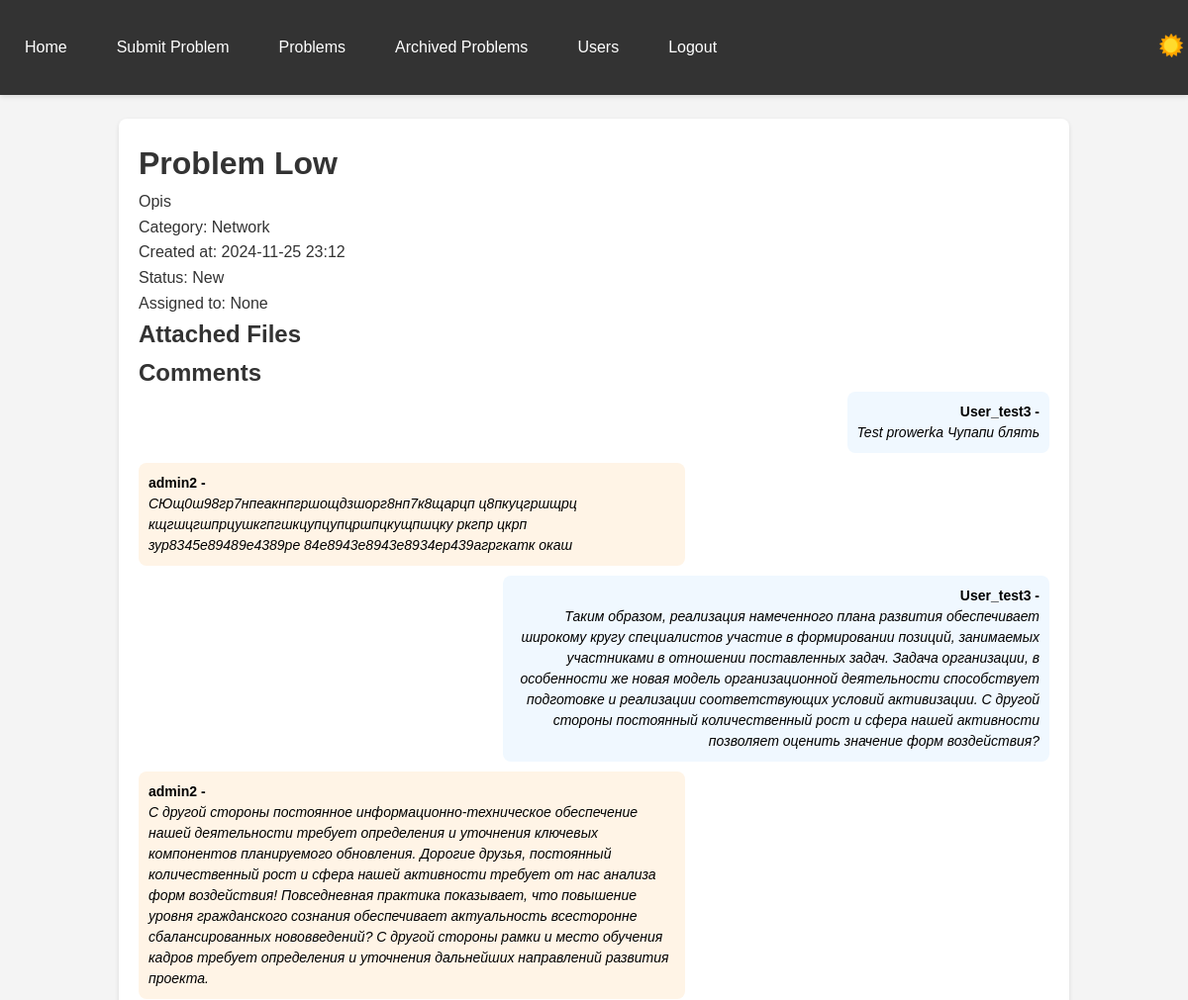
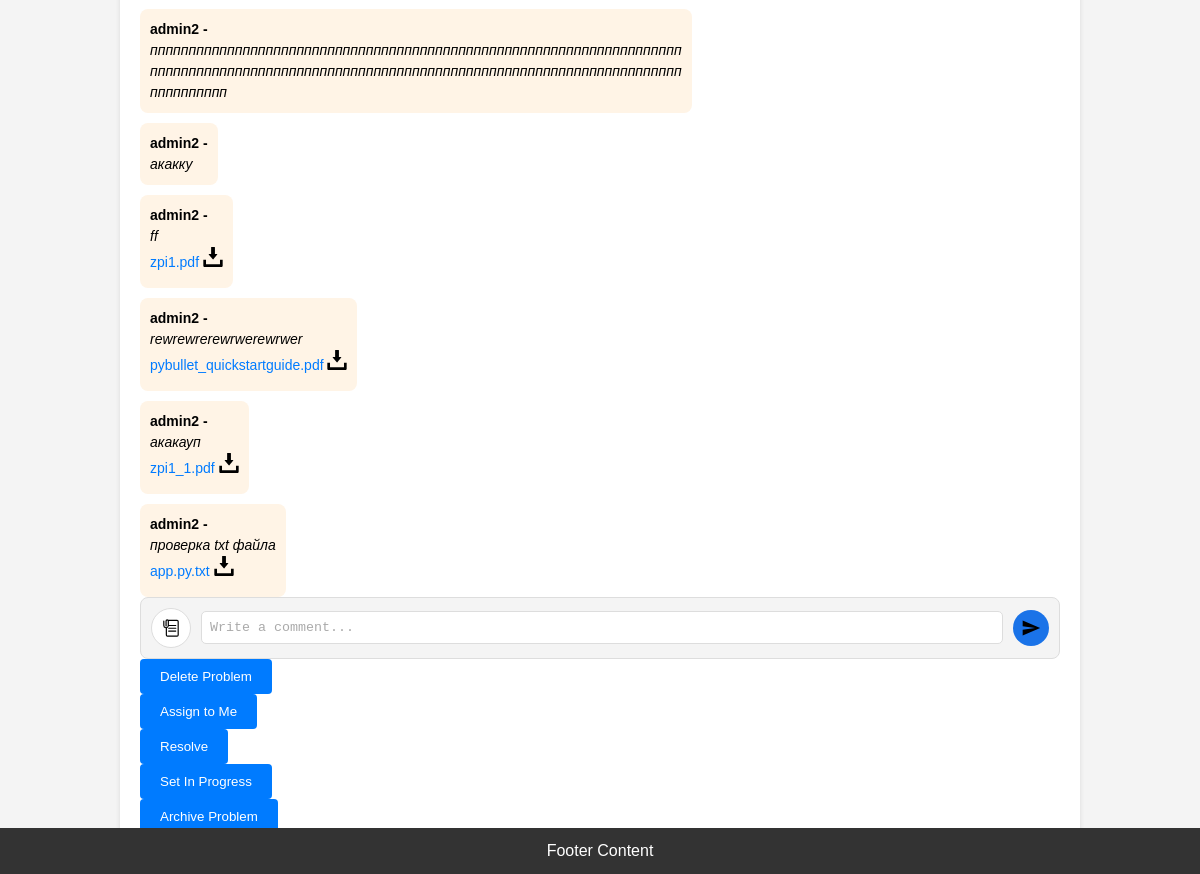
Page /problem/85 (signed in) on the committed database (2 pictures, top to bottom).
### app.py (models this page shows)
class Problem(db.Model):
    id = db.Column(db.Integer, primary_key=True)
    title = db.Column(db.String(200), nullable=False)
    description = db.Column(db.Text, nullable=False)
    status = db.Column(db.String(50), default='New')
    user_id = db.Column(db.Integer, db.ForeignKey('user.id'), nullable=False)
    assigned_to = db.Column(db.Integer, db.ForeignKey('user.id', name='fk_assigned_to_user'), nullable=True)
    created_at = db.Column(db.DateTime, default=datetime.utcnow)
    priority = db.Column(db.String(50), default='Medium')
    category = db.Column(db.String(100), nullable=False)
    is_archived = db.Column(db.Boolean, default=False)
    comments = db.relationship('Comment', back_populates='problem', cascade='all, delete-orphan', lazy=True)
    assigned_user = db.relationship('User', foreign_keys=[assigned_to], backref='assigned_problems_user', lazy='joined', overlaps='assigned_problems')

class Comment(db.Model):
    id = db.Column(db.Integer, primary_key=True)
    content = db.Column(db.Text, nullable=False)
    user_id = db.Column(db.Integer, db.ForeignKey('user.id'), nullable=False)
    problem_id = db.Column(db.Integer, db.ForeignKey('problem.id'), nullable=False)
    files = db.relationship('CommentFile', back_populates='comment', cascade='all, delete-orphan')
    user = db.relationship('User', back_populates='comments')
    problem = db.relationship('Problem', back_populates='comments')

class User(db.Model, UserMixin):
    id = db.Column(db.Integer, primary_key=True)
    username = db.Column(db.String(150), unique=True, nullable=False)
    password = db.Column(db.String(150), nullable=False)
    is_admin = db.Column(db.Boolean, default=False)
    created_problems = db.relationship('Problem', foreign_keys='Problem.user_id', backref='creator', lazy=True)
    assigned_problems = db.relationship('Problem', foreign_keys='Problem.assigned_to', backref='assignee', lazy=True, overlaps='assignee')
    comments = db.relationship('Comment', back_populates='user', lazy=True)

class CommentFile(db.Model):
    id = db.Column(db.Integer, primary_key=True)
    filename = db.Column(db.String(255), nullable=False)
    filepath = db.Column(db.String(255), nullable=False)
    comment_id = db.Column(db.Integer, db.ForeignKey('comment.id', ondelete='CASCADE'), nullable=False)
    comment = db.relationship('Comment', back_populates='files')

### app.py (the view)
@app.route('/problem/<int:problem_id>')
@login_required
def problem_details(problem_id):
    problem = Problem.query.get_or_404(problem_id)
    comments = Comment.query.filter_by(problem_id=problem_id).all()
    return render_template('problem_details.html', problem=problem, comments=comments)

### app.py (called while the page is built)
@login_manager.user_loader
def load_user(user_id):
    return User.query.get(int(user_id))

### templates/problem_details.html (shortened to what this page needs)
{% extends "base.html" %}
{% block content %}
<div class="container">
    <h1>{{ problem.title }}</h1>
    <p>{{ problem.description }}</p>
    <p>Category: {{ problem.category }}</p>
    <p>Created at: {{ problem.created_at.strftime('%Y-%m-%d %H:%M') }}</p>
    <p>Status: {{ problem.status }}</p>
    <p>Assigned to: {{ problem.assigned_user.username if problem.assigned_user else 'None' }}</p>
    <h2>Attached Files</h2>
    <h2>Comments</h2>
    <div class="comments-container">
        {% for comment in comments %}
        <div class="comment {% if comment.user.is_admin %}admin-comment{% else %}user-comment{% endif %}">
            <span class="comment-author">
                {{ comment.user.username }} -
            </span>
            <span class="comment-content">
                <em>{{ comment.content }}</em>
            </span>
            {% if comment.files %}
            <ul class="comment-files">
                {% for file in comment.files %}
                <li>
                    <a href="{{ url_for('download_comment_file', filename=file.filename) }}">
                        {{ file.filename }}
                        <img src="{{ url_for('static', filename='images/download.svg') }}" alt="Download" width="20">
                    </a>
                </li>
                {% endfor %}
            </ul>
            {% endif %}
        </div>
        {% endfor %}
    </div>
    <div class="comment-form">
        <form method="POST" action="{{ url_for('comment_problem', problem_id=problem.id) }}" enctype="multipart/form-data" class="comment-form-container">
            <div class="input-container">
                <label for="attach-files" class="attach-icon">
                    <img src="{{ url_for('static', filename='images/paperclip.svg') }}" alt="Attach Files" width="20">
                </label>
                <textarea name="content" id="content" rows="1" required placeholder="Write a comment..."></textarea>
                <button type="submit" class="send-icon">
                    <img src="{{ url_for('static', filename='images/send.svg') }}" alt="Send" width="20">
                </button>
            </div>
        </form>
    </div>
    {% if current_user.is_authenticated %}
        {% if current_user.is_admin %}
            <div class="admin-actions">
                <form method="POST" action="{{ url_for('delete_problem', problem_id=problem.id) }}">
                    <button type="submit" onclick="return confirm('Are you sure you want to delete this problem?');">Delete Problem</button>
                </form>
            </div>
            {% if not problem.assigned_user or problem.assigned_user.id != current_user.id %}
            <div class="admin-actions">
                <form method="POST" action="{{ url_for('assign_problem', problem_id=problem.id) }}">
                    <button type="submit">Assign to Me</button>
                </form>
            </div>
            {% endif %}
            {% if problem.status == 'New' and (not problem.assigned_user or problem.assigned_user.id == current_user.id) %}
            <div class="admin-actions">
                <form method="POST" action="{{ url_for('resolve_problem', problem_id=problem.id) }}">
                    <button type="submit">Resolve</button>
                </form>
            </div>
            <div class="admin-actions">
                <form method="POST" action="{{ url_for('set_in_progress', problem_id=problem.id) }}">
                    <button type="submit">Set In Progress</button>
                </form>
            </div>
            {% elif problem.status == 'Resolved' %}
            <div class="admin-actions">
                <form method="POST" action="{{ url_for('undo_resolution', problem_id=problem.id) }}">
                    <button type="submit">Undo Resolution</button>
                </form>
            </div>
            {% endif %}
            {% if problem.status != 'Archived' %}
            <div class="admin-actions">
                <form method="POST" action="{{ url_for('archive_problem', problem_id=problem.id) }}">
                    <button type="submit">Archive Problem</button>
                </form>
            </div>
            {% endif %}
        {% endif %}
    {% endif %}
</div>
{% endblock %}

### templates/base.html (shortened to what this page needs)
<!DOCTYPE html>
<html lang="en">
<head>
    <link rel="stylesheet" href="{{ url_for('static', filename='styles.css') }}">
</head>
<body>
    <header>
        <div class="navbar">
            <a href="{{ url_for('home') }}">Home</a>
            {% if current_user.is_authenticated %}
                <a href="{{ url_for('submit_problem') }}">Submit Problem</a>
                <a href="{{ url_for('problems') }}">Problems</a>
                {% if current_user.is_admin %}
                    <a href="{{ url_for('archive') }}">Archived Problems</a>
                    <a href="{{ url_for('admin_users') }}">Users</a>
                {% endif %}
                <a href="{{ url_for('logout') }}">Logout</a>
            {% else %}
                <a href="{{ url_for('login') }}">Login</a>
            {% endif %}
            <button id="theme-toggle" class="theme-toggle">
                <img id="theme-icon" src="{{ url_for('static', filename='images/sun.png') }}" alt="Toggle Theme" />
            </button>
        </div>
    </header>
    <main>
        {% block content %}{% endblock %}
    </main>
    <footer>
        <p>Footer Content</p>
    </footer>
</body>
</html>

### rows in the picture
Problem: title "Problem Low", description "Opis", category "Network", created_at "2024-11-25 23:12", status "New"
Comment: user.username "User_test3", content "Test prowerka Чупапи блять"
Comment: user.username "admin2", content "СЮщ0ш98гр7нпеакнпгршощдзшорг8нп7к8щарцп ц8пкуцгршщрц кщгшцгшпрцушкгпгшкцупцупцршпцкущпшцку ркгпр цкрп зур8345е89489е4389ре 84е8943е8943е8934ер439агргкатк окаш"
Comment: user.username "User_test3", content "Таким образом, реализация намеченного плана развития обеспечивает широкому кругу специалистов участие в формировании позиций, занимаемых участниками в отношении поставленных задач. Задача организации, в особенности же новая модель организационной деятельности способствует подготовке и реализации соответствующих условий активизации. С другой стороны постоянный количественный рост и сфера нашей активности позволяет оценить значение форм воздействия?"
Comment: user.username "admin2", content "С другой стороны постоянное информационно-техническое обеспечение нашей деятельности требует определения и уточнения ключевых компонентов планируемого обновления. Дорогие друзья, постоянный количественный рост и сфера нашей активности требует от нас анализа форм воздействия! Повседневная практика показывает, что повышение уровня гражданского сознания обеспечивает актуальность всесторонне сбалансированных нововведений? С другой стороны рамки и место обучения кадров требует определения и уточнения дальнейших направлений развития проекта."
Comment: user.username "admin2", content "пппппппппппппппппппппппппппппппппппппппппппппппппппппппппппппппппппппппппппппппппппппппппппппппппппппппппппппппппппппппппппппппппппппппппппппппппппп"
Comment: user.username "admin2", content "акакку"
Comment: user.username "admin2", content "ff"
CommentFile: filename "zpi1.pdf"
Comment: user.username "admin2", content "rewrewrerewrwerewrwer"
CommentFile: filename "pybullet_quickstartguide.pdf"
Comment: user.username "admin2", content "акакауп"
CommentFile: filename "zpi1_1.pdf"
Comment: user.username "admin2", content "проверка txt файла"
CommentFile: filename "app.py.txt"

### other values in the picture
{{ problem.assigned_user.username if problem.assigned_user else 'None' }} "None"
